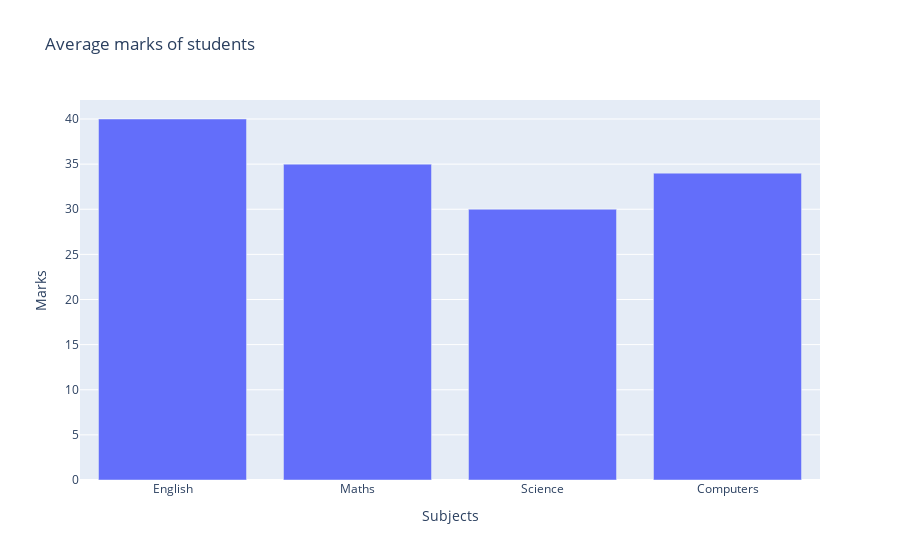

Notebook code for this chart:
### Code cell
#Bar Graph 2
bar_graph2 = px.bar(df1,x='Subjects',y='Marks',title='Average marks of students',)
bar_graph2.update_coloraxes(showscale=False)
bar_graph2.show()

### Figure 1 — Plotly figure (JSON) as saved in the notebook; plotly's stock layout.template omitted (floating-point values rounded to 4 significant figures)
{"data": [{"alignmentgroup": "True", "hovertemplate": "Subjects=%{x}<br>Marks=%{y}<extra></extra>", "legendgroup": "", "marker": {"color": "#636efa", "pattern": {"shape": ""}}, "name": "", "offsetgroup": "", "orientation": "v", "showlegend": false, "textposition": "auto", "type": "bar", "x": ["English", "Maths", "Science", "Computers"], "xaxis": "x", "y": [40, 35, 30, 34], "yaxis": "y"}], "layout": {"barmode": "relative", "coloraxis": {"showscale": false}, "legend": {"tracegroupgap": 0}, "title": {"text": "Average marks of students"}, "xaxis": {"anchor": "y", "domain": [0, 1], "title": {"text": "Subjects"}}, "yaxis": {"anchor": "x", "domain": [0, 1], "title": {"text": "Marks"}}}}
